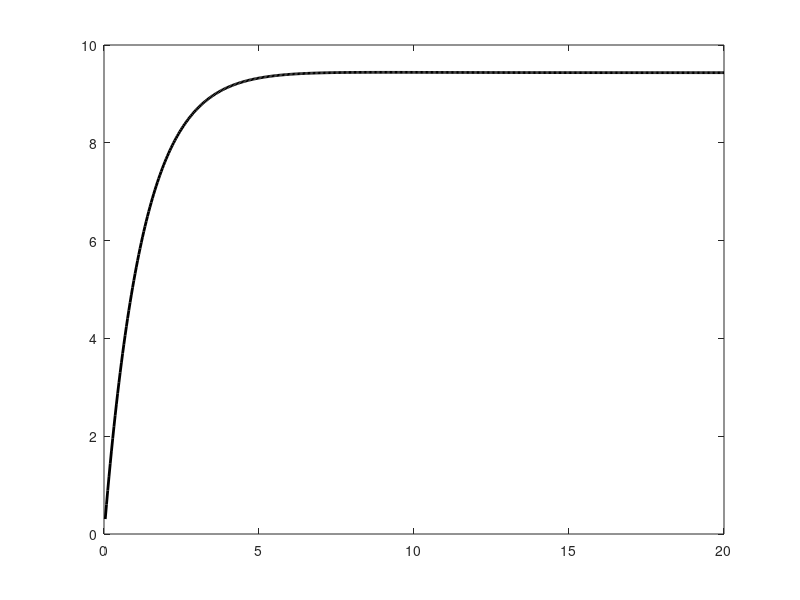

This chart was generated by the following MATLAB code: (Note: this script raises an error after producing the figure.)
%% visualize seed function that assumes insect larvae consume a density-dependent proportion of seeds
A = linspace(0,20,500);
a = 0.8;
b = 1.5;
c = 10;
wvec = [5];
for i = 1:length(wvec)
    w = wvec(i);
    for j = 1:length(A)
        J_over_cF(j) = (2.*b.*(1-exp(-1/2.*a.*A(j))))./(c.*(1-exp(-a.*A(j))));
        survive(j,i) = c.*w./(w+J_over_cF(j)).*(1-exp(-a.*A(j)));
    end
end
figure(1)
box on
hold on
plot(A,survive,'k-','LineWidth',2);
ax = gca;
ax.XAxis.FontSize = 15;
ax.YAxis.FontSize = 15;
xlabel('Density of Adult Insects, $A$','FontSize',20,'interpreter','latex')
ylabel('Viable Seeds per Flower','FontSize',20,'interpreter','latex')
text(18,8.75,'$a$','FontSize',25,'interpreter','latex')


%% visualize seed function that assumes insect larvae consume all the seeds in a developing fruit
A_H = linspace(0,20,100);
a = 0.8;
b = 1.5;
c = 10;
for j = 1:length(A_H)
        survive_H(j) = c.*(exp(-1/2.*a.*A_H(j))-exp(-a.*A_H(j)));
end
figure(2)
box on
hold on
plot(A_H,survive_H*3.8,'k-','LineWidth',2);
ax = gca;
ax.XAxis.FontSize = 15;
ax.YAxis.FontSize = 15;
xlabel('Density of Adult Insects, $A$','FontSize',20,'interpreter','latex')
ylabel('Viable Seeds per Flower','FontSize',20,'interpreter','latex')
text(18,8.75,'$b$','FontSize',25,'interpreter','latex')
